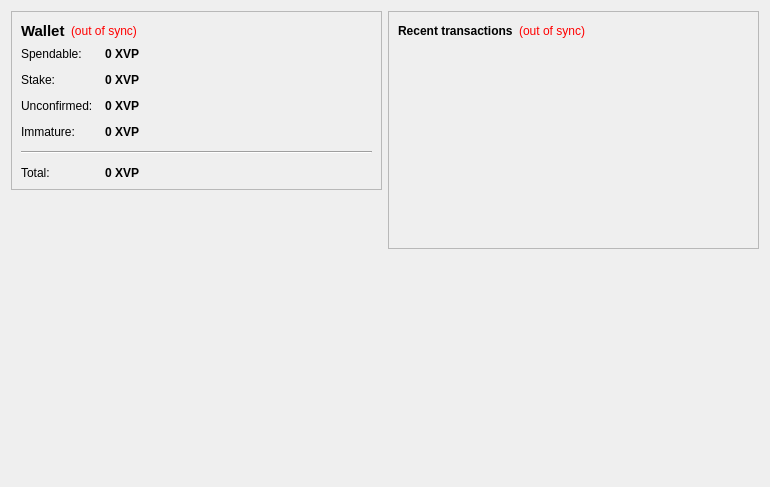
<?xml version="1.0" encoding="UTF-8"?>
<ui version="4.0">
 <class>OverviewPage</class>
 <widget class="QWidget" name="OverviewPage">
  <property name="geometry">
   <rect>
    <x>0</x>
    <y>0</y>
    <width>770</width>
    <height>487</height>
   </rect>
  </property>
  <property name="windowTitle">
   <string>Form</string>
  </property>
  <layout class="QHBoxLayout" name="horizontalLayout" stretch="1,1">
   <item>
    <layout class="QVBoxLayout" name="verticalLayout_2">
     <item>
      <widget class="QFrame" name="frame">
       <property name="frameShape">
        <enum>QFrame::StyledPanel</enum>
       </property>
       <property name="frameShadow">
        <enum>QFrame::Raised</enum>
       </property>
       <layout class="QVBoxLayout" name="verticalLayout_4">
        <item>
         <layout class="QHBoxLayout" name="horizontalLayout_4">
          <item>
           <widget class="QLabel" name="label_5">
            <property name="font">
             <font>
              <pointsize>11</pointsize>
              <weight>75</weight>
              <bold>true</bold>
             </font>
            </property>
            <property name="text">
             <string>Wallet</string>
            </property>
           </widget>
          </item>
          <item>
           <widget class="QLabel" name="labelWalletStatus">
            <property name="toolTip">
             <string>The displayed information may be out of date. Your wallet automatically synchronizes with the VirtacoinPlus network after a connection is established, but this process has not completed yet.</string>
            </property>
            <property name="styleSheet">
             <string notr="true">QLabel { color: red; }</string>
            </property>
            <property name="text">
             <string notr="true">(out of sync)</string>
            </property>
            <property name="alignment">
             <set>Qt::AlignLeading|Qt::AlignLeft|Qt::AlignVCenter</set>
            </property>
           </widget>
          </item>
          <item>
           <spacer name="horizontalSpacer_2">
            <property name="orientation">
             <enum>Qt::Horizontal</enum>
            </property>
            <property name="sizeHint" stdset="0">
             <size>
              <width>40</width>
              <height>20</height>
             </size>
            </property>
           </spacer>
          </item>
         </layout>
        </item>
        <item>
         <layout class="QFormLayout" name="formLayout_2">
          <property name="fieldGrowthPolicy">
           <enum>QFormLayout::AllNonFixedFieldsGrow</enum>
          </property>
          <property name="horizontalSpacing">
           <number>12</number>
          </property>
          <property name="verticalSpacing">
           <number>12</number>
          </property>
          <item row="0" column="0">
           <widget class="QLabel" name="label">
            <property name="text">
             <string>Spendable:</string>
            </property>
           </widget>
          </item>
          <item row="0" column="1">
           <widget class="QLabel" name="labelBalance">
            <property name="font">
             <font>
              <weight>75</weight>
              <bold>true</bold>
             </font>
            </property>
            <property name="cursor">
             <cursorShape>IBeamCursor</cursorShape>
            </property>
            <property name="toolTip">
             <string>Your current spendable balance</string>
            </property>
            <property name="text">
             <string notr="true">0 XVP</string>
            </property>
            <property name="textInteractionFlags">
             <set>Qt::LinksAccessibleByMouse|Qt::TextSelectableByKeyboard|Qt::TextSelectableByMouse</set>
            </property>
           </widget>
          </item>
          <item row="1" column="0">
           <widget class="QLabel" name="label_6">
            <property name="text">
             <string>Stake:</string>
            </property>
           </widget>
          </item>
          <item row="1" column="1">
           <widget class="QLabel" name="labelStake">
            <property name="font">
             <font>
              <weight>75</weight>
              <bold>true</bold>
             </font>
            </property>
            <property name="cursor">
             <cursorShape>IBeamCursor</cursorShape>
            </property>
            <property name="toolTip">
             <string>Total of coins that was staked, and do not yet count toward the current balance</string>
            </property>
            <property name="text">
             <string notr="true">0 XVP</string>
            </property>
            <property name="textInteractionFlags">
             <set>Qt::LinksAccessibleByMouse|Qt::TextSelectableByKeyboard|Qt::TextSelectableByMouse</set>
            </property>
           </widget>
          </item>
          <item row="2" column="0">
           <widget class="QLabel" name="label_3">
            <property name="text">
             <string>Unconfirmed:</string>
            </property>
           </widget>
          </item>
          <item row="2" column="1">
           <widget class="QLabel" name="labelUnconfirmed">
            <property name="font">
             <font>
              <weight>75</weight>
              <bold>true</bold>
             </font>
            </property>
            <property name="cursor">
             <cursorShape>IBeamCursor</cursorShape>
            </property>
            <property name="toolTip">
             <string>Total of transactions that have yet to be confirmed, and do not yet count toward the current balance</string>
            </property>
            <property name="text">
             <string notr="true">0 XVP</string>
            </property>
            <property name="textInteractionFlags">
             <set>Qt::LinksAccessibleByMouse|Qt::TextSelectableByKeyboard|Qt::TextSelectableByMouse</set>
            </property>
           </widget>
          </item>
          <item row="3" column="0">
           <widget class="QLabel" name="labelImmatureText">
            <property name="text">
             <string>Immature:</string>
            </property>
           </widget>
          </item>
          <item row="3" column="1">
           <widget class="QLabel" name="labelImmature">
            <property name="font">
             <font>
              <weight>75</weight>
              <bold>true</bold>
             </font>
            </property>
            <property name="toolTip">
             <string>Mined balance that has not yet matured</string>
            </property>
            <property name="text">
             <string notr="true">0 XVP</string>
            </property>
            <property name="textInteractionFlags">
             <set>Qt::LinksAccessibleByMouse|Qt::TextSelectableByKeyboard|Qt::TextSelectableByMouse</set>
            </property>
           </widget>
          </item>
          <item row="4" column="0" colspan="2">
           <widget class="Line" name="line">
            <property name="orientation">
             <enum>Qt::Horizontal</enum>
            </property>
           </widget>
          </item>
          <item row="5" column="0">
           <widget class="QLabel" name="labelTotalText">
            <property name="text">
             <string>Total:</string>
            </property>
           </widget>
          </item>
          <item row="5" column="1">
           <widget class="QLabel" name="labelTotal">
            <property name="font">
             <font>
              <weight>75</weight>
              <bold>true</bold>
             </font>
            </property>
            <property name="cursor">
             <cursorShape>IBeamCursor</cursorShape>
            </property>
            <property name="toolTip">
             <string>Your current total balance</string>
            </property>
            <property name="text">
             <string notr="true">0 XVP</string>
            </property>
            <property name="textInteractionFlags">
             <set>Qt::LinksAccessibleByMouse|Qt::TextSelectableByKeyboard|Qt::TextSelectableByMouse</set>
            </property>
           </widget>
          </item>
         </layout>
        </item>
       </layout>
      </widget>
     </item>
     <item>
      <spacer name="verticalSpacer">
       <property name="orientation">
        <enum>Qt::Vertical</enum>
       </property>
       <property name="sizeHint" stdset="0">
        <size>
         <width>20</width>
         <height>40</height>
        </size>
       </property>
      </spacer>
     </item>
     <item>
      <widget class="QLabel" name="label_2">
       <property name="autoFillBackground">
        <bool>true</bool>
       </property>
       <property name="text">
        <string/>
       </property>
       <property name="pixmap">
        <pixmap resource="../bitcoin.qrc">:/icons/drmbg</pixmap>
       </property>
       <property name="scaledContents">
        <bool>false</bool>
       </property>
       <property name="margin">
        <number>0</number>
       </property>
      </widget>
     </item>
    </layout>
   </item>
   <item>
    <layout class="QVBoxLayout" name="verticalLayout_3">
     <item>
      <widget class="QFrame" name="frame_2">
       <property name="frameShape">
        <enum>QFrame::StyledPanel</enum>
       </property>
       <property name="frameShadow">
        <enum>QFrame::Raised</enum>
       </property>
       <layout class="QVBoxLayout" name="verticalLayout">
        <item>
         <layout class="QHBoxLayout" name="horizontalLayout_2">
          <item>
           <widget class="QLabel" name="label_4">
            <property name="text">
             <string>&lt;b&gt;Recent transactions&lt;/b&gt;</string>
            </property>
           </widget>
          </item>
          <item>
           <widget class="QLabel" name="labelTransactionsStatus">
            <property name="toolTip">
             <string>The displayed information may be out of date. Your wallet automatically synchronizes with the VirtacoinPlus network after a connection is established, but this process has not completed yet.</string>
            </property>
            <property name="styleSheet">
             <string notr="true">QLabel { color: red; }</string>
            </property>
            <property name="text">
             <string notr="true">(out of sync)</string>
            </property>
            <property name="alignment">
             <set>Qt::AlignRight|Qt::AlignTrailing|Qt::AlignVCenter</set>
            </property>
           </widget>
          </item>
          <item>
           <spacer name="horizontalSpacer">
            <property name="orientation">
             <enum>Qt::Horizontal</enum>
            </property>
            <property name="sizeHint" stdset="0">
             <size>
              <width>40</width>
              <height>20</height>
             </size>
            </property>
           </spacer>
          </item>
         </layout>
        </item>
        <item>
         <widget class="QListView" name="listTransactions">
          <property name="styleSheet">
           <string notr="true">QListView { background: transparent; }</string>
          </property>
          <property name="frameShape">
           <enum>QFrame::NoFrame</enum>
          </property>
          <property name="verticalScrollBarPolicy">
           <enum>Qt::ScrollBarAlwaysOff</enum>
          </property>
          <property name="horizontalScrollBarPolicy">
           <enum>Qt::ScrollBarAlwaysOff</enum>
          </property>
          <property name="selectionMode">
           <enum>QAbstractItemView::NoSelection</enum>
          </property>
         </widget>
        </item>
       </layout>
      </widget>
     </item>
     <item>
      <spacer name="verticalSpacer_2">
       <property name="orientation">
        <enum>Qt::Vertical</enum>
       </property>
       <property name="sizeHint" stdset="0">
        <size>
         <width>20</width>
         <height>40</height>
        </size>
       </property>
      </spacer>
     </item>
    </layout>
   </item>
  </layout>
 </widget>
 <resources>
  <include location="../bitcoin.qrc"/>
 </resources>
 <connections/>
</ui>
